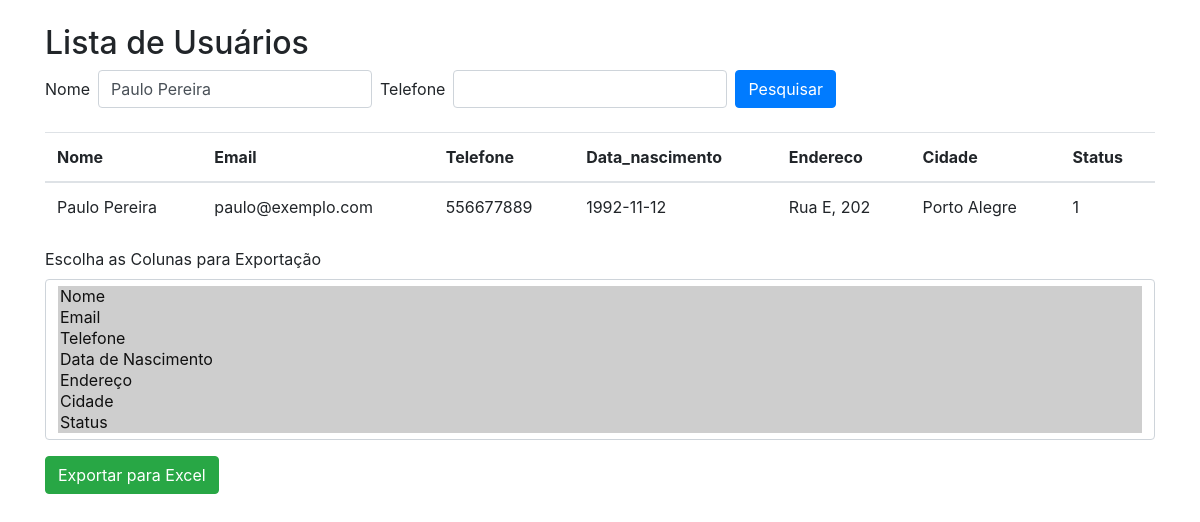
Page /index.php?nome=Paulo Pereira on the committed database.
### tables this page shows
CREATE TABLE usuarios (
    id INT AUTO_INCREMENT PRIMARY KEY,
    nome VARCHAR(100),
    email VARCHAR(100),
    telefone VARCHAR(15),
    data_nascimento DATE,
    endereco VARCHAR(255),
    cidade VARCHAR(100),
    status INT
);

### index.php (the view, shortened to what this page needs)
<?php
require_once('conexao.php');
$nomePesquisa = "";
$telefonePesquisa = "";
if (isset($_GET['nome'])) {
    $nomePesquisa = addslashes($_GET['nome']);
}
$pesquisaCondicao = "";
if (!empty($nomePesquisa)) {
    $pesquisaCondicao .= " AND nome LIKE '%$nomePesquisa%'";
}
$colunasSelecionadas = ['nome', 'email', 'telefone', 'data_nascimento', 'endereco', 'cidade', 'status'];
$colunasSQL = implode(", ", $colunasSelecionadas);
$sql = "SELECT $colunasSQL FROM usuarios WHERE 1=1 $pesquisaCondicao";
$stmt = $bd->prepare($sql);
$stmt->execute();
$resultados = $stmt->fetchAll(PDO::FETCH_ASSOC);
?>
<!DOCTYPE html>
<html lang="pt-br">
<head>
    <link rel="stylesheet" href="https://stackpath.bootstrapcdn.com/bootstrap/4.5.2/css/bootstrap.min.css">
</head>
<body>
    <div class="container mt-4">
        <h2>Lista de Usuários</h2>
        <form action="exportar.php" method="get" class="form-inline mb-4">
            <div class="form-group mr-2">
                <label for="nome" class="mr-2">Nome</label>
                <input type="text" class="form-control" id="nome" name="nome" value="<?= $nomePesquisa ?>">
            </div>
            <div class="form-group mr-2">
                <label for="telefone" class="mr-2">Telefone</label>
                <input type="text" class="form-control" id="telefone" name="telefone" value="<?= $telefonePesquisa ?>">
            </div>
            <button type="submit" class="btn btn-primary">Pesquisar</button>
        </form>
        <table class="table">
            <thead>
                <tr>
                    <?php foreach ($colunasSelecionadas as $coluna): ?>
                        <th><?= ucfirst($coluna) ?></th>
                    <?php endforeach; ?>
                </tr>
            </thead>
            <tbody>
                <?php foreach ($resultados as $linha): ?>
                    <tr>
                        <?php foreach ($colunasSelecionadas as $coluna): ?>
                            <td><?= utf8_decode($linha[$coluna]) ?></td>
                        <?php endforeach; ?>
                    </tr>
                <?php endforeach; ?>
            </tbody>
        </table>
        <form action="exportar_excel.php" method="get">
            <div class="form-group">
                <label for="colunasSelecionadas">Escolha as Colunas para Exportação</label>
                <select id="colunasSelecionadas" name="colunasSelecionadas[]" multiple class="form-control mb-3" size="7">
                    <option value="nome" selected>Nome</option>
                    <option value="email" selected>Email</option>
                    <option value="telefone" selected>Telefone</option>
                    <option value="data_nascimento" selected>Data de Nascimento</option>
                    <option value="endereco" selected>Endereço</option>
                    <option value="cidade" selected>Cidade</option>
                    <option value="status" selected>Status</option>
                </select>
            </div>
            <button type="submit" class="btn btn-success">Exportar para Excel</button>
        </form>
    </div>
</body>
</html>

### rows in the picture
usuarios: nome "Paulo Pereira", email "paulo@exemplo.com", telefone "556677889", data_nascimento "1992-11-12", endereco "Rua E, 202", cidade "Porto Alegre", status "1"

### other values in the picture
$coluna "Nome"
$coluna "Email"
$coluna "Telefone"
$coluna "Data_nascimento"
$coluna "Endereco"
$coluna "Cidade"
$coluna "Status"
